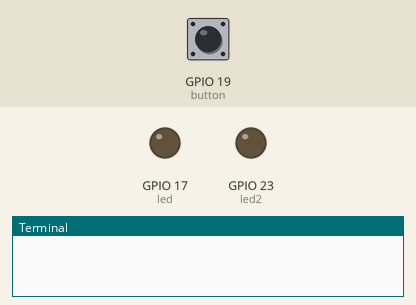
A program run on a simulated Raspberry Pi (BCM pin numbers). On the bench: output pins drawn as LEDs (lit = HIGH), the last lines printed to the terminal. Inputs (shaded band) come from the test bench; at power-on: GPIO 19 (button) HIGH.

Above: at 1.2 s.
1.3 s: GPIO 19 (button) pulled LOW for 1 s
At 2.5 s:
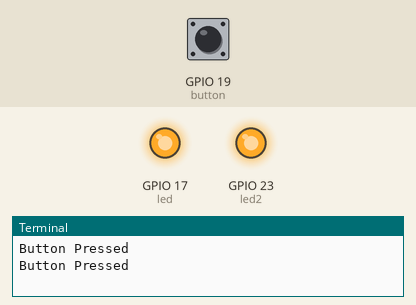
4.2 s: GPIO 19 (button) pulled LOW for 3.2 s
At 4.8 s:
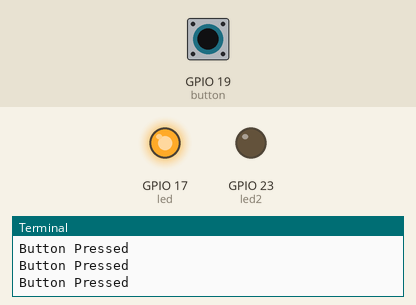
Timing chart, 0 to 9.2 s (numbered marks = the images above; inputs shaded):
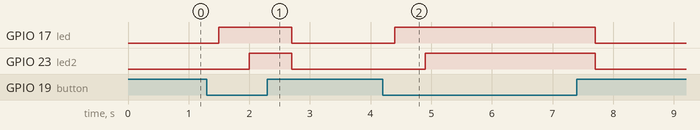

Measured:
- after the input at 1.3 s, GPIO 17 (led): LOW → HIGH after 0.20 s, → LOW 1.2 s later; GPIO 23 (led2): LOW → HIGH after 0.70 s, → LOW 0.70 s later
- after the input at 4.2 s, GPIO 17 (led): LOW → HIGH after 0.20 s, → LOW 3.3 s later; GPIO 23 (led2): LOW → HIGH after 0.70 s, → LOW 2.8 s later

The program:

button.py
```python
import RPi.GPIO as GPIO
import time

try:

	GPIO.setmode(GPIO.BCM)
	button = 19
	GPIO.setup(button, GPIO.IN, pull_up_down=GPIO.PUD_UP)
	led = 17
	led2 = 23
	GPIO.setup(led, GPIO.OUT)
	GPIO.setup(led2, GPIO.OUT)
	while True:
		input_state = GPIO.input(button)
		if input_state == False:
			print('Button Pressed')
			time.sleep(0.2)
			GPIO.output(led, 1)
			time.sleep(0.5)
			GPIO.output(led2, 1)
		else:
			GPIO.output(led, 0)
			GPIO.output(led2, 0)
except KeyboardInterrupt:
	print "You've exited the program"
finally:
	GPIO.cleanup()
```
